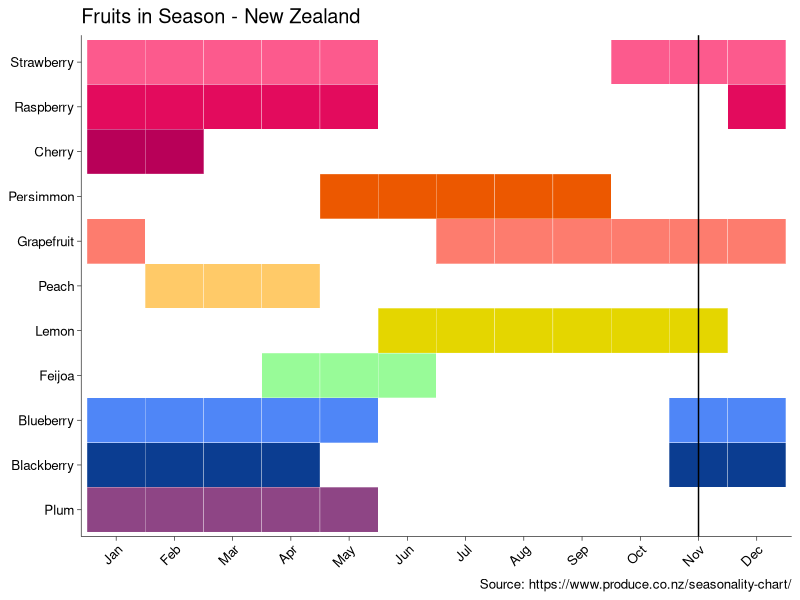

Recreate this plot in R.
library(tidyverse)

theme_JR1 <- function(axis_lines = TRUE, 
                      grid_lines = FALSE,     
                      text_size = 12,       
                      line_size = 0.2,
                      base_family= 'sans'){ 
  
  th <- ggplot2::theme_minimal(base_family = base_family, 
                               base_size = text_size)
  th <- th + theme(panel.grid=element_blank())
  if (axis_lines) {
    th <- th + 
      theme(axis.line = element_line(linewidth = line_size, color = "black"),
            axis.ticks = element_line(linewidth = line_size, color = "black"),
            axis.text=element_text(color = "black"),
            axis.title = element_text(size=13, colour="black", face="bold"))
  } 
  if (grid_lines) {
    th <- th + 
      theme(panel.grid.major = element_line(linewidth = line_size))
  }
  th <- th + theme(
    axis.text.x=element_text(margin=margin(t=2)),
    axis.text.y=element_text(margin=margin(r=2)),
    axis.title.x=element_text(margin=margin(t=5)),
    axis.title.y=element_text(margin=margin(r=5)),
    plot.title=element_text(margin=margin(b=5)))
  
  return (th)
}

ggplot2::theme_set(theme_JR1()) 


#   https://www.produce.co.nz/seasonality-chart/

fruits <- tibble::tribble(
  ~ fruit,       ~start,      ~ end,
  "Blueberry",   "October",    "April",
  "Blackberry",   "October",   "March",
  "Raspberry",    "November",  "April",
  "Strawberry",  "September",  "April",
  "Feijoa",       "March",     "May",
  "Grapefruit",  "June",       "December",
  "Lemon",       "May",       "October", 
  "Persimmon",    "April",    "August",
  "Cherry",      "December",  "January",
  "Peach",        "January",    "March",
  "Plum",       "December",     "April"
) 


fruit_colors <- c(
  "Blueberry" = "#4F86F7",  # Blue
  "Blackberry" = "#0B3D91", # Dark Blue
  "Raspberry" = "#E30B5D",  # Raspberry Red
  "Strawberry" = "#FC5A8D", # Strawberry Pink
  "Feijoa" = "#98FB98",     # Pale Green
  "Grapefruit" = "#FD7C6E", # Grapefruit Color
  "Lemon" = "#e4d600",      # Bright Yellow
  "Persimmon" = "#EC5800",  # Persimmon Orange
  "Cherry" = "#B80058",     # Cherry Red
  "Peach" = "#ffca68",      # Peach Color
  "Plum" = "#8E4585"        # Plum Purple
)

month_order <- c("January", "February", "March", "April", "May", "June",
                 "July", "August", "September", "October", "November", "December")


current_month <- month.abb[month(now())]


# Convert month names to numbers
month_to_num <- function(month) {
  match(month, month.name)
}

# Convert start and end months to numeric
fruit_data <- fruits %>%
  mutate(start_month = month_to_num(start),
         end_month = month_to_num(end))


# Function to handle start and end months
expand_months <- function(fruit, start, end, start_month, end_month) {
  if (end_month < start_month) end_month <- end_month + 12
  months <- (start_month:end_month) %% 12 + 1
  tibble(fruit = fruit, month = factor(months, levels = 1:12, labels = month.abb))
}


# Expand the data
expanded_data <- fruit_data %>%
  pmap_dfr(expand_months) %>% 
  mutate(color = fruit_colors[fruit])


# Reorder the factor levels in expanded_data
expanded_data$fruit <- factor(expanded_data$fruit, #levels = rev(fruit_order))
                              levels = c("Strawberry", "Raspberry", "Cherry", "Persimmon",
                                         "Grapefruit", "Peach", "Lemon", "Feijoa", "Blueberry",
                                         "Blackberry", "Plum"))


expanded_data %>%
  ggplot(aes(x = month, y = fct_rev(fruit), fill = color)) +
  geom_tile(color = "white") +
  geom_vline(xintercept = current_month) +
  # scale_fill_brewer(palette = "Set3") +
  scale_fill_identity() +
  labs(title = "Fruits in Season - New Zealand", x = NULL,y = NULL, 
       caption = "Source: https://www.produce.co.nz/seasonality-chart/") +
  # theme_minimal() +
  theme(axis.text.x = element_text(angle = 45, hjust = 1),
        legend.position = "none")




#
# extras to order by brightness and family --------------------------------
# 
# 
# # Function to calculate intensity
# calculate_intensity <- function(color) {
#   channels <- col2rgb(color)
#   R <- channels[1]
#   G <- channels[2]
#   B <- channels[3]
#   0.299 * R + 0.587 * G + 0.114 * B
# }
# 
# # Separate the colors into families
# reds <- c("Raspberry", "Strawberry", "Cherry", "Persimmon")
# oranges <- c("Peach", "Grapefruit")
# yellows <- c("Lemon")
# blues <- c("Blueberry", "Blackberry", "Plum")
# greens <- c("Feijoa")
# 
# # Order each family by intensity
# order_family <- function(family) family[rev(order(sapply(fruit_colors[family], calculate_intensity)))]
# 
# # Combine the families in the desired order
# fruit_order <- c(order_family(reds), order_family(oranges), order_family(yellows), order_family(greens), order_family(blues))
# 
